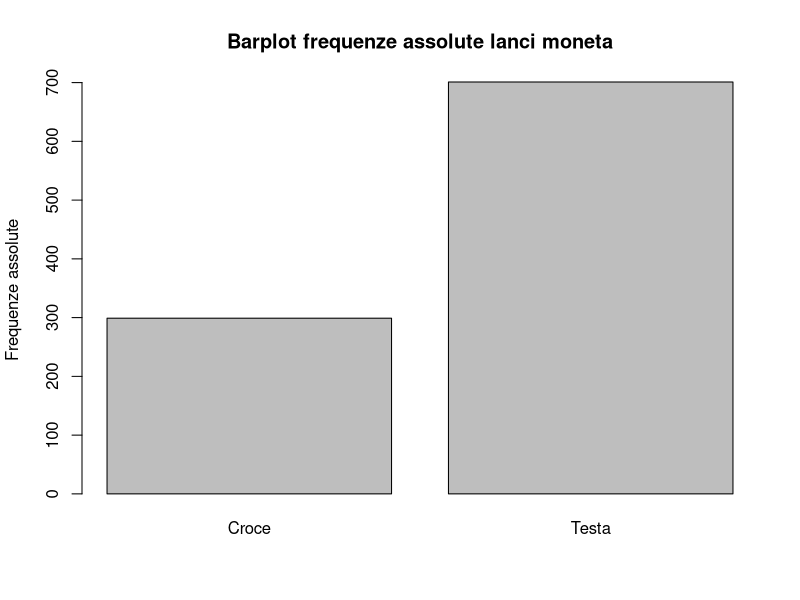
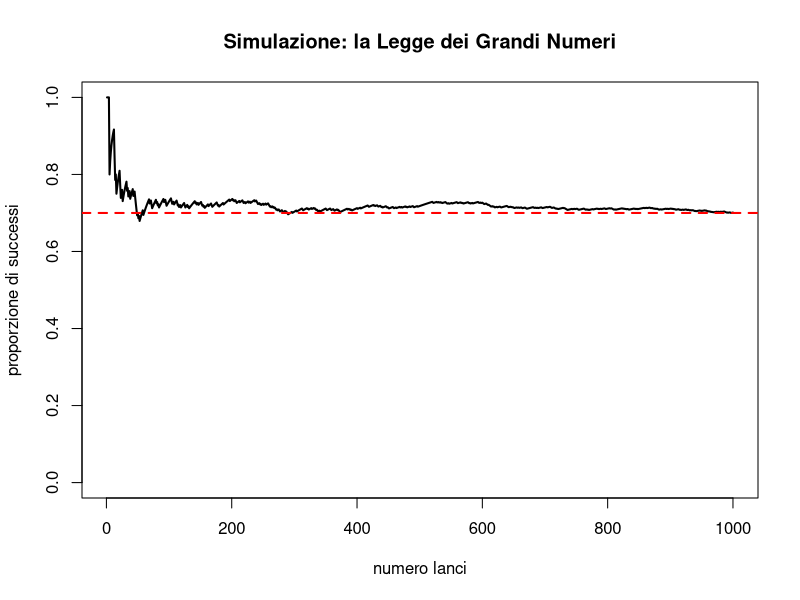
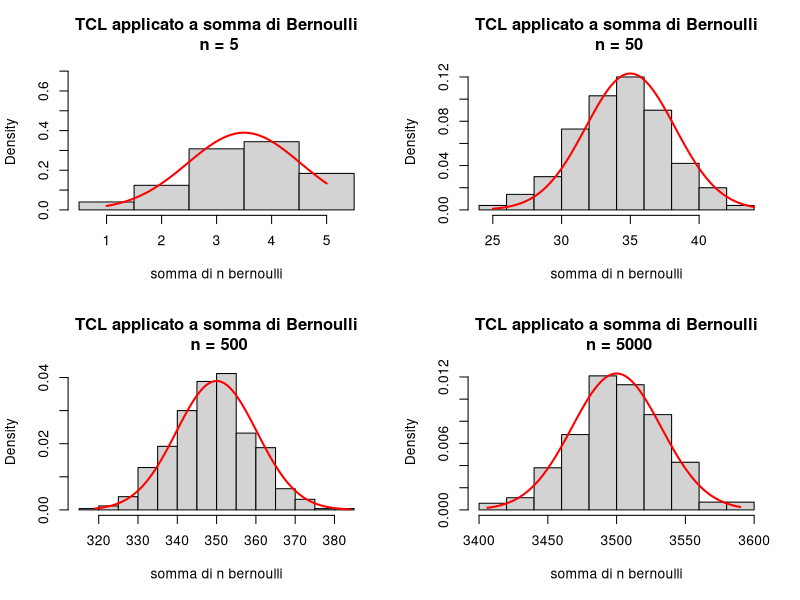
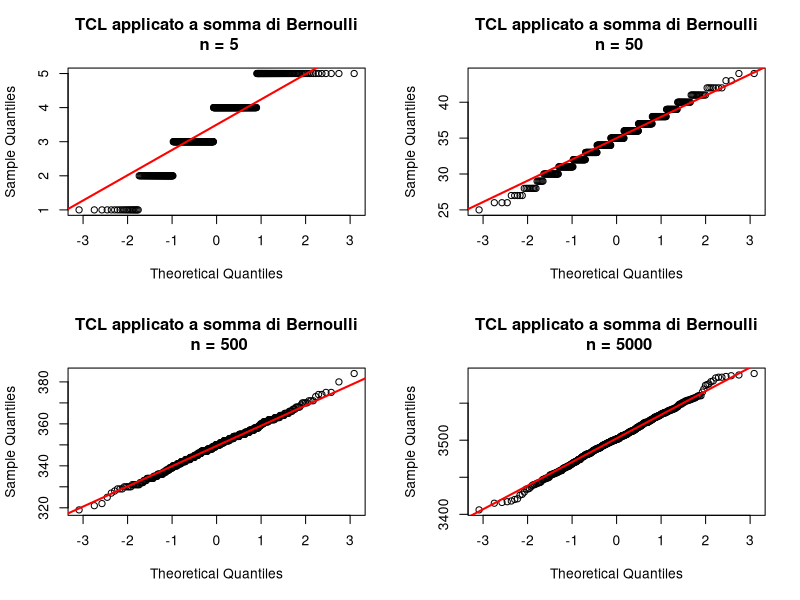
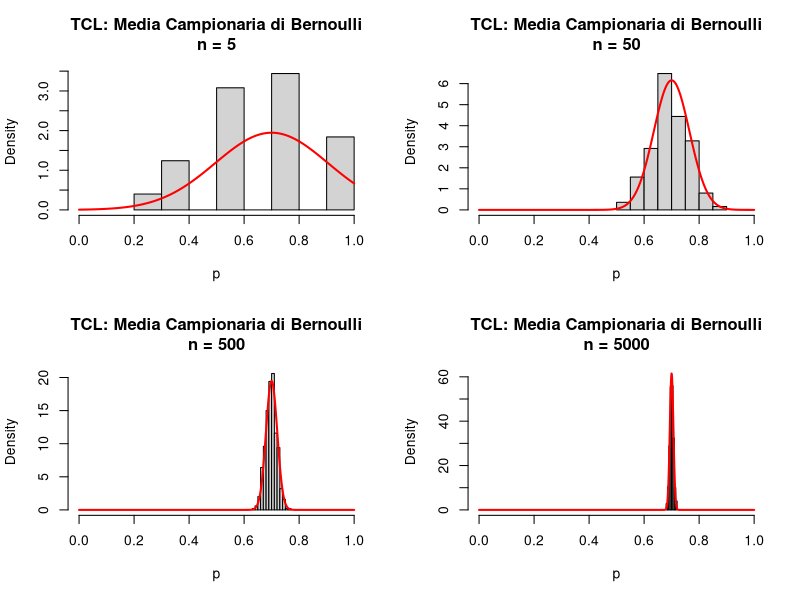

Write R code to recreate these figures, in order.
## ---- chunk 1
knitr::opts_chunk$set(echo = TRUE,fig.width= 4.5, 
                                   fig.height= 3.5, 
                                   fig.align= "center")
## ---- chunk 2
n = 1000
p = 0.7

set.seed(314159) 

dati.Be = rbinom(n, size = 1, prob = p)
barplot(table( dati.Be ), main = 
           'Barplot frequenze assolute lanci moneta', 
         ylab = 'Frequenze assolute', 
         names.arg = c( 'Croce', 'Testa' ))
## ---- chunk 3
somma.Be= cumsum(dati.Be)
n.lanci= 1:n
media.camp= somma.Be/n.lanci
## ---- chunk 4
plot(n.lanci, media.camp, type= 'l', lwd = 2,
      main= 'Simulazione: la Legge dei Grandi Numeri', xlab= 'numero lanci',
      ylab= 'proporzione di successi', ylim= c(0,1))
abline(h= p, col= 'red', lty=2, lwd=2)
## ---- chunk 5
n= c(5, 50, 500, 5000)
p= 0.7
N= 500

set.seed(314159) 

dati= matrix(0, nrow=N, ncol=length(n))
for(i in 1:length(n)){
  dati[,i]= rbinom(N, size= n[i], prob= p)
}

## ---- chunk 6
par(mfrow=c(2,2))

x= seq(min(dati[,1]), max(dati[,1]), .01)
media = n[1]*p
devstand= sqrt(n[1]*p*(1-p))
density= dnorm(x, mean= media, sd= devstand)

hist( dati[,1], prob= TRUE, main= 'TCL applicato a somma di Bernoulli\n n = 5',
      xlab = 'somma di n bernoulli',
      ylim = c(0,max(max(density), max(hist(dati[ ,1], plot= F)$density))),
      breaks = seq(min(dati[,1])-.5, max(dati[,1])+ .5, by= 1))
lines(x, density, col = 'red', lwd= 2)

x= seq( min(dati[,2]), max(dati[,2]), .01)
media= n[2]*p
devstand= sqrt(n[2]*p*(1-p))
density= dnorm( x, mean = media, sd = devstand)
hist(dati[,2] , prob = TRUE, main = 'TCL applicato a somma di Bernoulli\n n = 50',
     xlab = 'somma di n bernoulli',
     ylim = c(0, max(max(density),max(hist(dati[,2],plot=F)$density))))
lines( x, density, col= 'red', lwd= 2 )

x= seq(min(dati[,3]), max(dati[,3]), .01)
media= n[3]*p
devstand= sqrt( n[3]*p*(1-p))
density= dnorm(x, mean = media, sd = devstand)
hist(dati[,3], prob = TRUE, main = 'TCL applicato a somma di Bernoulli\n n = 500',
      xlab= 'somma di n bernoulli',
      ylim= c(0, max( max( density), max(hist(dati[,3], plot=F)$density))))
lines(x, density, col= 'red', lwd= 2)

x= seq(min(dati[,4]), max(dati[,4]), .01 )
media= n[4]*p
devstand= sqrt( n[4]*p*(1-p))
density= dnorm(x, mean = media, sd = devstand)
hist(dati[,4], prob = TRUE, main = 'TCL applicato a somma di Bernoulli\n n = 5000',
      xlab = 'somma di n bernoulli',
      ylim = c(0, max(max(density), max(hist(dati[,4], plot=F)$density))))
lines(x, density, col= 'red', lwd= 2)
## ---- chunk 7
par(mfrow= c( 2, 2 ))
qqnorm(dati[,1], main= 'TCL applicato a somma di Bernoulli\n n = 5')
qqline(dati[,1], lwd= 2, col= 'red' )
qqnorm(dati[,2], main= 'TCL applicato a somma di Bernoulli\n n = 50')
qqline(dati[,2], lwd= 2, col= 'red' )
qqnorm(dati[,3], main= 'TCL applicato a somma di Bernoulli\n n = 500')
qqline(dati[,3], lwd= 2, col= 'red' )
qqnorm(dati[,4], main= 'TCL applicato a somma di Bernoulli\n n = 5000')
qqline(dati[,4], lwd= 2, col= 'red' )
## ---- chunk 8
mean_ = matrix(0,nrow=N,ncol=length(n))
for(j in 1:length(n))
  mean_[,j]= dati[,j]/n[j]

mu = p
var = p*(1-p)

x_ = seq(from=0,to=1, length.out=1000)
par(mfrow=c(2,2))
for(i in 1:length(n)){
  density = dnorm(x_, mean=mu, sd=sqrt(var/n[i]))
  hist(mean_[,i], probability = TRUE,
       xlab="p", main=paste('TCL: Media Campionaria di Bernoulli\n','n = ', n[i], sep=""),
       xlim = c(0,1), ylim = c( 0, max(max(density),max(hist(mean_[,i],plot=F)$density))))
  lines(x_, density, col="red", lwd=2)
}
